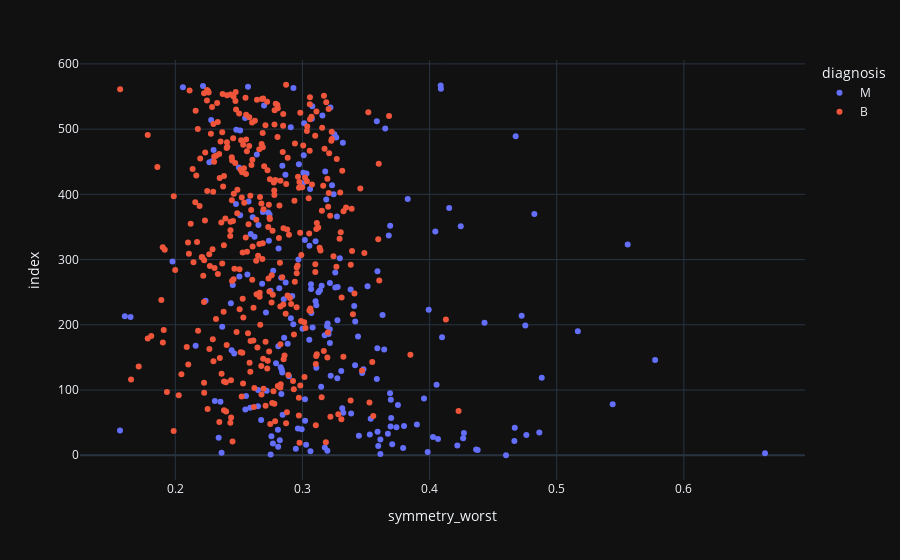

Here is the notebook cell this chart was saved with:
### Code cell
fig = px.scatter(
    df,
    x='symmetry_worst',
    color='diagnosis',
    template = 'plotly_dark')
fig.show()

### Figure 1 — Plotly figure (JSON) as saved in the notebook; plotly's stock layout.template omitted (floating-point values rounded to 4 significant figures; data arrays with more than 128 entries replaced by an {"elided": "..."} marker saying what was removed)
{"data": [{"hovertemplate": "diagnosis=M<br>symmetry_worst=%{x}<br>index=%{y}<extra></extra>", "legendgroup": "M", "marker": {"color": "#636efa", "symbol": "circle"}, "mode": "markers", "name": "M", "orientation": "h", "showlegend": true, "type": "scatter", "x": {"elided": "212 float values"}, "xaxis": "x", "y": {"elided": "212 int values"}, "yaxis": "y"}, {"hovertemplate": "diagnosis=B<br>symmetry_worst=%{x}<br>index=%{y}<extra></extra>", "legendgroup": "B", "marker": {"color": "#EF553B", "symbol": "circle"}, "mode": "markers", "name": "B", "orientation": "h", "showlegend": true, "type": "scatter", "x": {"elided": "357 float values"}, "xaxis": "x", "y": {"elided": "357 int values"}, "yaxis": "y"}], "layout": {"legend": {"title": {"text": "diagnosis"}, "tracegroupgap": 0}, "margin": {"t": 60}, "xaxis": {"anchor": "y", "domain": [0, 1], "title": {"text": "symmetry_worst"}}, "yaxis": {"anchor": "x", "domain": [0, 1], "title": {"text": "index"}}}}
